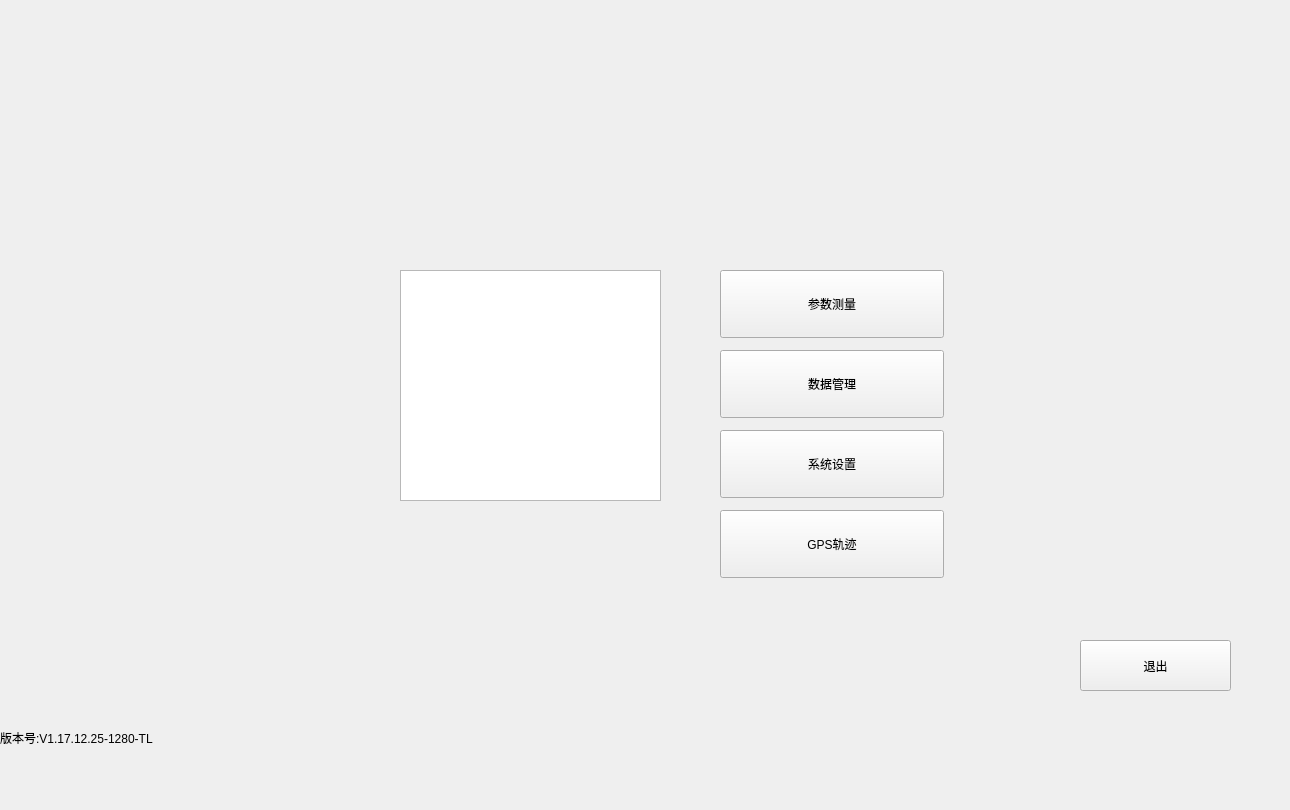
   <widget class="QWidget" name="main">
    <property name="styleSheet">
     <string notr="true"/>
    </property>
    <widget class="QWidget" name="MainBack" native="true">
     <property name="geometry">
      <rect>
       <x>-10</x>
       <y>-10</y>
       <width>1281</width>
       <height>801</height>
      </rect>
     </property>
     <property name="styleSheet">
      <string notr="true">#MainBack{
border-image: url(:/new/prefix1/res/MainBackground.png);
}</string>
     </property>
     <widget class="QPushButton" name="btnExit">
      <property name="geometry">
       <rect>
        <x>1090</x>
        <y>650</y>
        <width>151</width>
        <height>51</height>
       </rect>
      </property>
      <property name="text">
       <string>退出</string>
      </property>
     </widget>
     <widget class="QPushButton" name="btnMainDataManager">
      <property name="geometry">
       <rect>
        <x>730</x>
        <y>360</y>
        <width>224</width>
        <height>68</height>
       </rect>
      </property>
      <property name="text">
       <string>数据管理</string>
      </property>
     </widget>
     <widget class="QPushButton" name="btnMainMeasure">
      <property name="enabled">
       <bool>true</bool>
      </property>
      <property name="geometry">
       <rect>
        <x>730</x>
        <y>280</y>
        <width>224</width>
        <height>68</height>
       </rect>
      </property>
      <property name="styleSheet">
       <string notr="true"/>
      </property>
      <property name="text">
       <string>参数测量</string>
      </property>
     </widget>
     <widget class="QPushButton" name="btnMainSystemConfig">
      <property name="geometry">
       <rect>
        <x>730</x>
        <y>440</y>
        <width>224</width>
        <height>68</height>
       </rect>
      </property>
      <property name="text">
       <string>系统设置</string>
      </property>
     </widget>
     <widget class="QPlainTextEdit" name="edtMain">
      <property name="geometry">
       <rect>
        <x>410</x>
        <y>280</y>
        <width>261</width>
        <height>231</height>
       </rect>
      </property>
     </widget>
     <widget class="QLabel" name="label_148">
      <property name="geometry">
       <rect>
        <x>10</x>
        <y>740</y>
        <width>241</width>
        <height>16</height>
       </rect>
      </property>
      <property name="text">
       <string>版本号:V1.17.12.25-1280-TL</string>
      </property>
     </widget>
     <widget class="QPushButton" name="btnGPS">
      <property name="geometry">
       <rect>
        <x>730</x>
        <y>520</y>
        <width>224</width>
        <height>68</height>
       </rect>
      </property>
      <property name="text">
       <string>GPS轨迹</string>
      </property>
     </widget>
    </widget>
   </widget>
